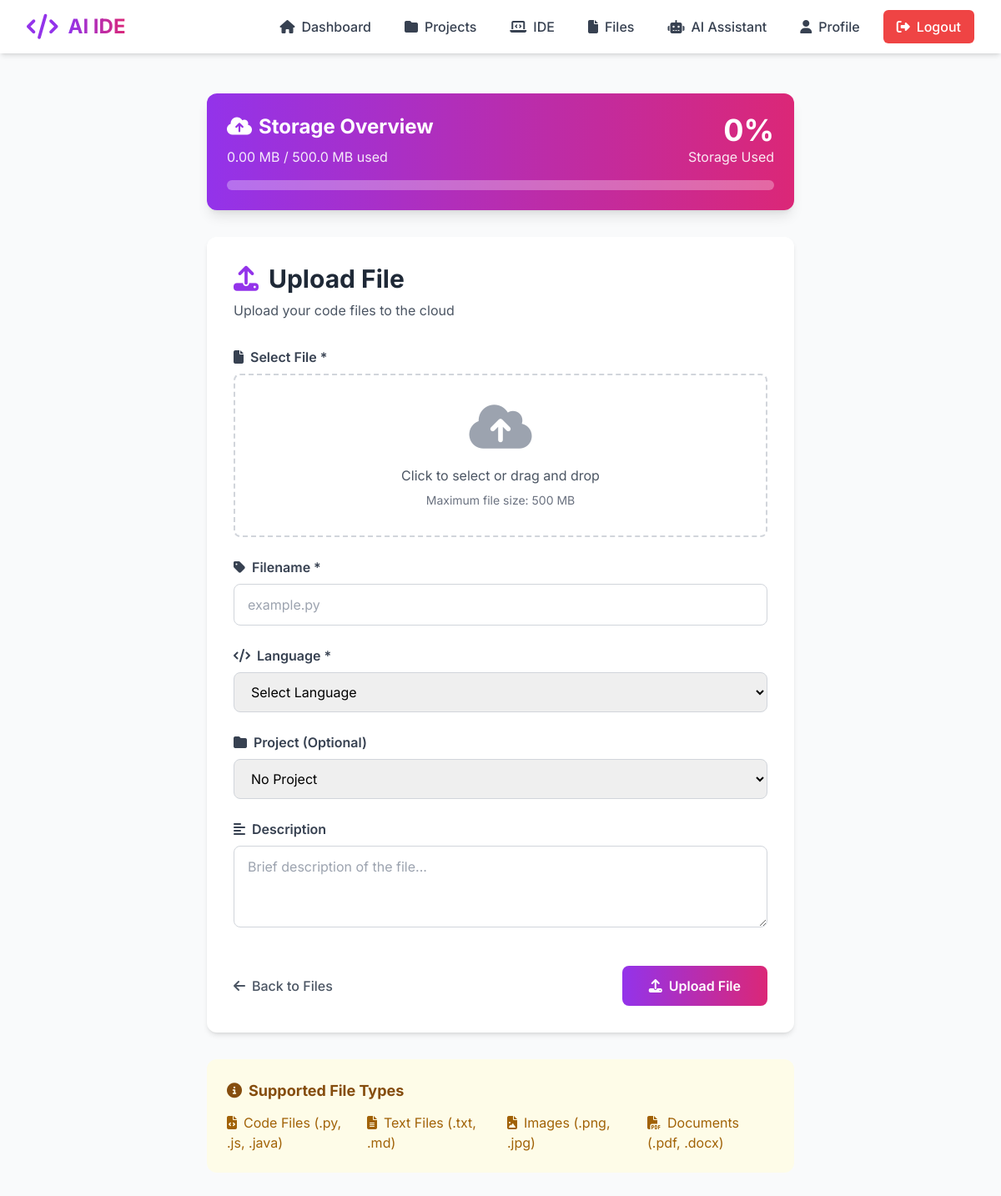
/file/upload (signed in), run on the app's committed database.
### app.py (models this page shows, shortened)
class User(db.Model):
    id = db.Column(db.Integer, primary_key=True)
    username = db.Column(db.String(80), unique=True, nullable=False)
    password = db.Column(db.String(255), nullable=False)
    linkedin_url = db.Column(db.String(200), nullable=True)
    storage_used = db.Column(db.Float, default=0.0)  # Current usage in MB
    max_storage_mb = db.Column(db.Float, default=500.0)  # 500 MB limit per user
    created_at = db.Column(db.DateTime, default=datetime.utcnow)
    projects = db.relationship('Project', backref='owner', lazy=True, cascade='all, delete-orphan')
    files = db.relationship('FileDetails', backref='user', lazy=True, cascade='all, delete-orphan')

### app.py (the view, shortened to what this page needs)
@app.route('/file/upload', methods=['GET', 'POST'])
@login_required
def file_upload():
    user = get_current_user()
    projects = Project.query.filter_by(user_id=user.id).all()
    return render_template("file_upload.html", user=user, projects=projects) # done

### app.py (called while the page is built)
def login_required(fn):
    @wraps(fn)
    def wrapper(*args, **kwargs):
        if "user_id" not in session:
            flash("Please log in to access this page.", "warning")
            return redirect(url_for("login"))
        return fn(*args, **kwargs)
    return wrapper

def get_current_user():
    if "user_id" in session:
        return User.query.get(session["user_id"])
    return None

### Templates/file_upload.html (shortened to what this page needs)
{% extends "base.html" %}
{% block content %}
<div class="min-h-screen bg-gray-50 py-12">
    <div class="max-w-3xl mx-auto px-4 sm:px-6 lg:px-8">
        <div class="bg-gradient-to-r from-purple-600 to-pink-600 rounded-xl shadow-lg p-6 text-white mb-8 animate-fade-in">
            <div class="flex items-center justify-between">
                <div>
                    <h2 class="text-2xl font-bold mb-2">
                        <i class="fas fa-cloud-upload-alt mr-2"></i>Storage Overview
                    </h2>
                    <p class="opacity-90">{{ "%.2f"|format(user.storage_used) }} MB / {{ user.max_storage_mb }} MB used</p>
                </div>
                <div class="text-right">
                    <p class="text-4xl font-bold">{{ "%.0f"|format((user.storage_used / user.max_storage_mb) * 100) }}%</p>
                    <p class="opacity-90">Storage Used</p>
                </div>
            </div>
            <div class="mt-4">
                <div class="w-full bg-white bg-opacity-30 rounded-full h-3">
                </div>
            </div>
        </div>
        <div class="bg-white rounded-xl shadow-md p-8 animate-fade-in" style="animation-delay: 0.1s">
            <div class="mb-8">
                <h1 class="text-3xl font-bold text-gray-800 mb-2">
                    <i class="fas fa-upload text-purple-600 mr-3"></i>Upload File
                </h1>
                <p class="text-gray-600">Upload your code files to the cloud</p>
            </div>
            <form method="POST" action="/file/upload" enctype="multipart/form-data" class="space-y-6">
                <div>
                    <label for="file" class="block text-gray-700 font-semibold mb-2">
                        <i class="fas fa-file mr-2"></i>Select File *
                    </label>
                    <div class="border-2 border-dashed border-gray-300 rounded-lg p-8 text-center hover:border-purple-600 transition cursor-pointer" id="drop-zone">
                        <label for="file" class="cursor-pointer">
                            <i class="fas fa-cloud-upload-alt text-6xl text-gray-400 mb-4 block"></i>
                            <p class="text-gray-600 mb-2">Click to select or drag and drop</p>
                            <p class="text-sm text-gray-500">Maximum file size: 500 MB</p>
                        </label>
                    </div>
                </div>
                <div>
                    <label for="filename" class="block text-gray-700 font-semibold mb-2">
                        <i class="fas fa-tag mr-2"></i>Filename *
                    </label>
                    <input type="text" id="filename" name="filename" required
                        placeholder="example.py"
                        class="w-full px-4 py-3 border border-gray-300 rounded-lg focus:ring-2 focus:ring-purple-600 focus:border-transparent transition">
                </div>
                <div>
                    <label for="language" class="block text-gray-700 font-semibold mb-2">
                        <i class="fas fa-code mr-2"></i>Language *
                    </label>
                    <select id="language" name="language" required
                        class="w-full px-4 py-3 border border-gray-300 rounded-lg focus:ring-2 focus:ring-purple-600 focus:border-transparent transition">
                        <option value="">Select Language</option>
                    </select>
                </div>
                <div>
                    <label for="project_id" class="block text-gray-700 font-semibold mb-2">
                        <i class="fas fa-folder mr-2"></i>Project (Optional)
                    </label>
                    <select id="project_id" name="project_id"
                        class="w-full px-4 py-3 border border-gray-300 rounded-lg focus:ring-2 focus:ring-purple-600 focus:border-transparent transition">
                        <option value="">No Project</option>
                    </select>
                </div>
                <div>
                    <label for="description" class="block text-gray-700 font-semibold mb-2">
                        <i class="fas fa-align-left mr-2"></i>Description
                    </label>
                    <textarea id="description" name="description" rows="3"
                        placeholder="Brief description of the file..."
                        class="w-full px-4 py-3 border border-gray-300 rounded-lg focus:ring-2 focus:ring-purple-600 focus:border-transparent transition"></textarea>
                </div>
                <div class="flex items-center justify-between pt-4">
                    <a href="/files" class="text-gray-600 hover:text-gray-800 font-medium">
                        <i class="fas fa-arrow-left mr-2"></i>Back to Files
                    </a>
                    <button type="submit"
                        class="bg-gradient-to-r from-purple-600 to-pink-600 text-white px-8 py-3 rounded-lg font-semibold hover:shadow-lg transform hover:scale-105 transition">
                        <i class="fas fa-upload mr-2"></i>Upload File
                    </button>
                </div>
            </form>
        </div>
        <div class="mt-8 bg-yellow-50 rounded-xl p-6 animate-fade-in" style="animation-delay: 0.2s">
            <h3 class="text-lg font-bold text-yellow-800 mb-3">
                <i class="fas fa-info-circle mr-2"></i>Supported File Types
            </h3>
            <div class="grid grid-cols-2 md:grid-cols-4 gap-4 text-yellow-700">
                <div><i class="fas fa-file-code mr-2"></i>Code Files (.py, .js, .java)</div>
                <div><i class="fas fa-file-alt mr-2"></i>Text Files (.txt, .md)</div>
                <div><i class="fas fa-file-image mr-2"></i>Images (.png, .jpg)</div>
                <div><i class="fas fa-file-pdf mr-2"></i>Documents (.pdf, .docx)</div>
            </div>
        </div>
    </div>
</div>
{% endblock %}

### Templates/base.html (style rules this page uses)
* { font-family: 'Inter', sans-serif; }
.animate-fade-in { animation: fadeIn 0.5s ease-in; }

### data on the page
User: storage_used "0.00", max_storage_mb "500.0", (user.storage_used/user.max_storage_mb)*100 "0"
